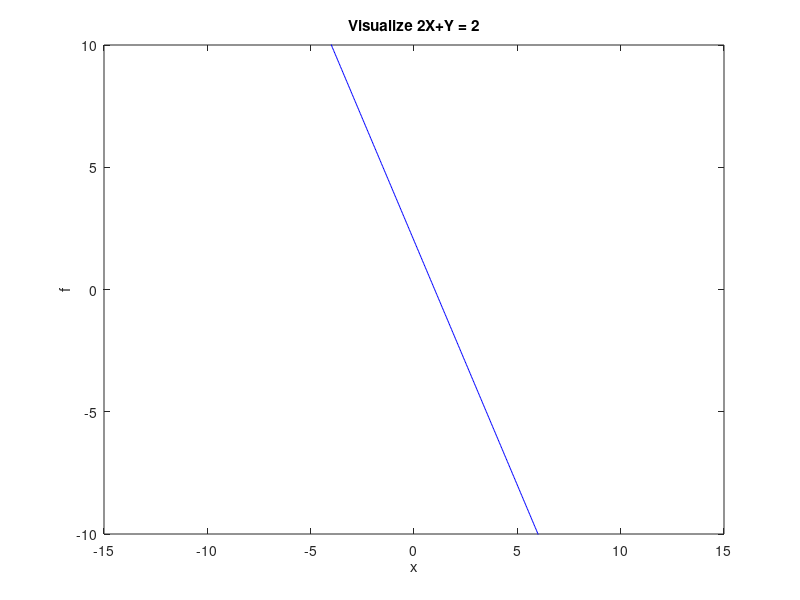

Reproduce this figure in MATLAB. (Note: this script raises an error after producing the figure.)
%Problem 1A
x = linspace(-15,15,1000); %Creates a row vector 
...from -10 to 10 with 1000 elements
f1 = x*-2 + 2; %Creates a vector with scalar multiplication -2 +2
 
figure(1)
plot(x,f1,'b')
xlabel('x')
ylabel('f')
title('Visualize 2X+Y = 2')
axis([-15 15 -10 10])

hold on
%Drawing a Cartesian plane
xline(0);
yline(0);

%Problem 1B
x_inter = roots([-2,2]);
disp(x_inter);

f2 = f1+2;
plot(x,f2,'b');

%These are parallel lines!!!!!
figure(2)
x2 = linspace(-10,10,100);
y2 = linspace(-10,10,100);
[XX,YY] = meshgrid(x2,y2);
z = (-2*XX) + (-1*YY) +1.5;

surf(x2,y2,z);
%This is a plane!!!!




